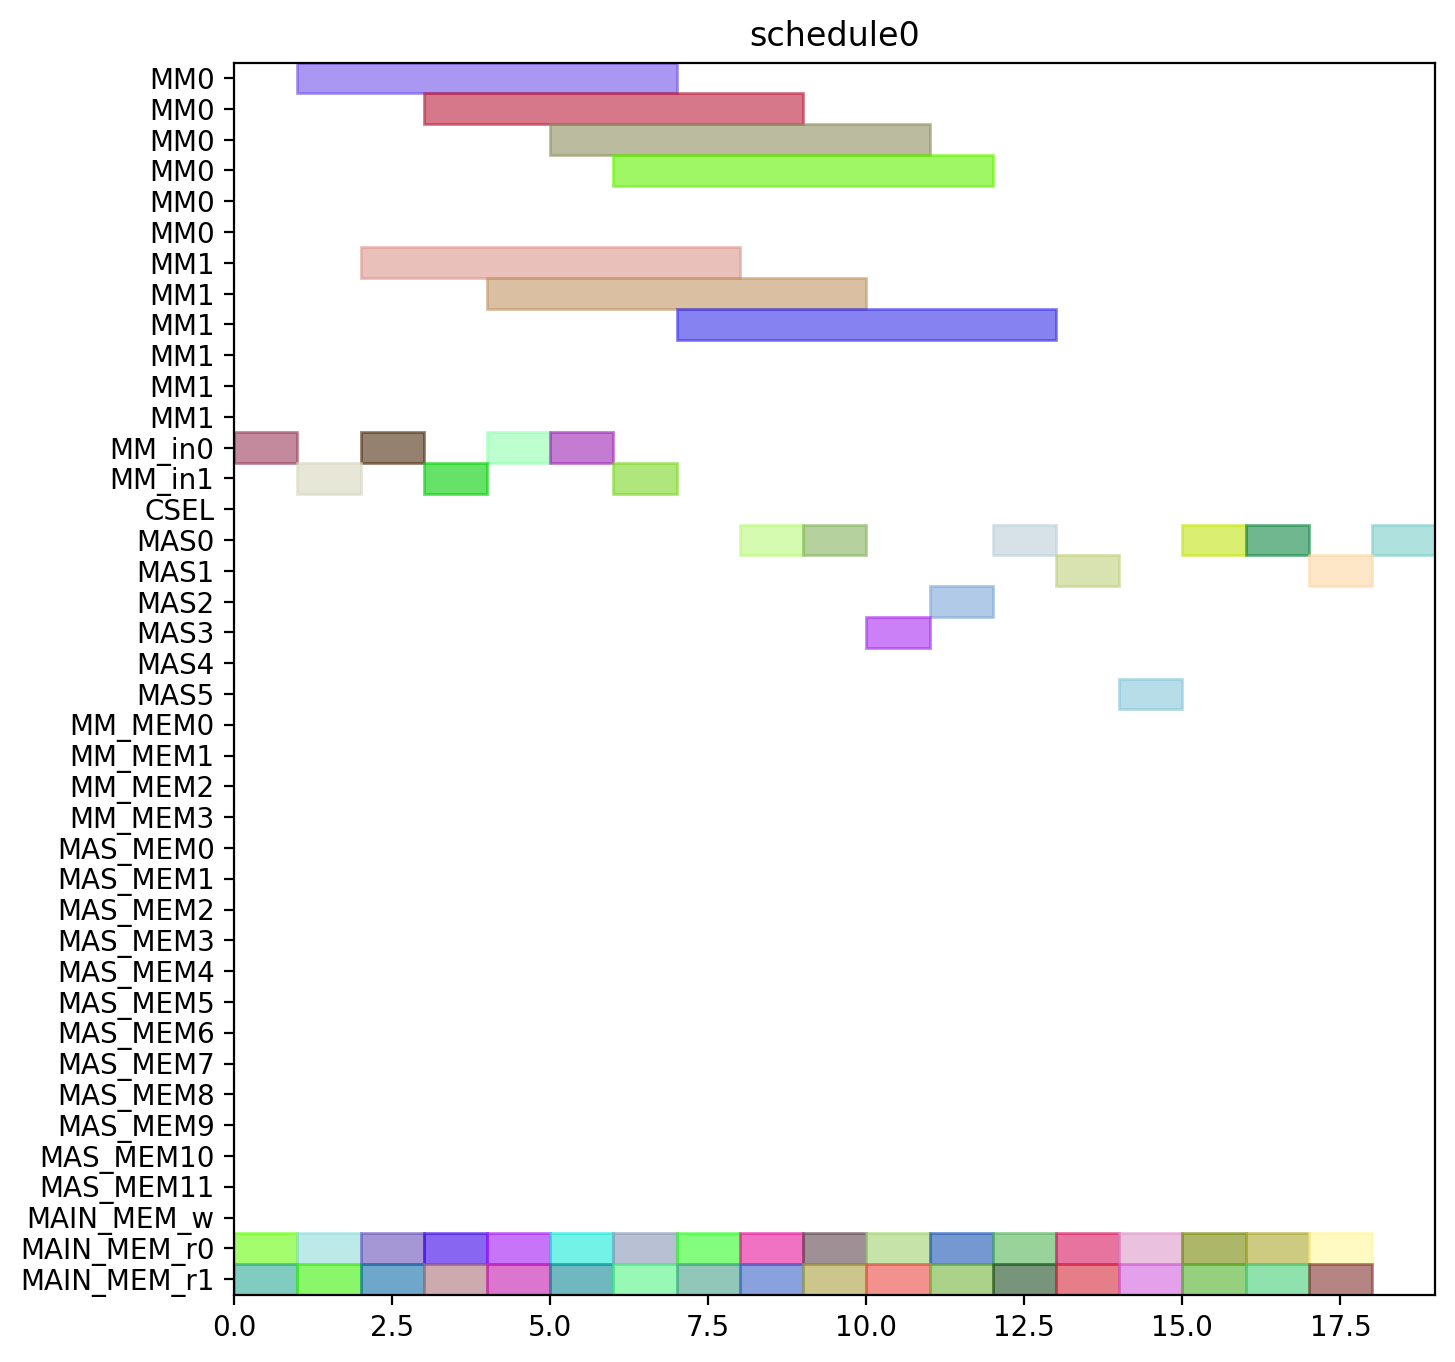

Source code (Python):
from pyschedule import Scenario, solvers, plotters, alt


def solve():
	horizon = 120
	S = Scenario("schedule0", horizon=horizon)

	# resource
	MM = S.Resources('MM', num=2, size=6)
	MM_in = S.Resources('MM_in', num=2)
	CSEL = S.Resource('CSEL')
	MAS = S.Resources('MAS', num=6, size=1, periods=range(1, horizon))
	MM_MEM = S.Resources('MM_MEM', num=4)
	MAS_MEM = S.Resources('MAS_MEM', num=12)
	MAIN_MEM_w = S.Resource('MAIN_MEM_w', size=1)
	MAIN_MEM_r = S.Resources('MAIN_MEM_r', num=2)

	# result of previous scheduling

	# new tasks
	t0_t0 = S.Task('t0_t0', length=1, delay_cost=1)
	t0_t0 += alt(MAS)
	t0_t0_mem0 = S.Task('t0_t0_mem0', length=1, delay_cost=1)
	t0_t0_mem0 += MAIN_MEM_r[0]
	S += t0_t0_mem0 <= t0_t0

	t0_t0_mem1 = S.Task('t0_t0_mem1', length=1, delay_cost=1)
	t0_t0_mem1 += MAIN_MEM_r[1]
	S += t0_t0_mem1 <= t0_t0

	t0_t1 = S.Task('t0_t1', length=1, delay_cost=1)
	t0_t1 += alt(MAS)
	t0_t1_mem0 = S.Task('t0_t1_mem0', length=1, delay_cost=1)
	t0_t1_mem0 += MAIN_MEM_r[0]
	S += t0_t1_mem0 <= t0_t1

	t0_t1_mem1 = S.Task('t0_t1_mem1', length=1, delay_cost=1)
	t0_t1_mem1 += MAIN_MEM_r[1]
	S += t0_t1_mem1 <= t0_t1

	t0_t3 = S.Task('t0_t3', length=6, delay_cost=1)
	t0_t3 += alt(MM)
	t0_t3_in = S.Task('t0_t3_in', length=1, delay_cost=1)
	t0_t3_in += alt(MM_in)
	S += t0_t3_in*MM_in[0]<=t0_t3*MM[0]
	S += t0_t3_in*MM_in[1]<=t0_t3*MM[1]
	t0_t3_mem0 = S.Task('t0_t3_mem0', length=1, delay_cost=1)
	t0_t3_mem0 += MAIN_MEM_r[0]
	S += t0_t3_mem0 <= t0_t3

	t0_t3_mem1 = S.Task('t0_t3_mem1', length=1, delay_cost=1)
	t0_t3_mem1 += MAIN_MEM_r[1]
	S += t0_t3_mem1 <= t0_t3

	t1_t0 = S.Task('t1_t0', length=1, delay_cost=1)
	t1_t0 += alt(MAS)
	t1_t0_mem0 = S.Task('t1_t0_mem0', length=1, delay_cost=1)
	t1_t0_mem0 += MAIN_MEM_r[0]
	S += t1_t0_mem0 <= t1_t0

	t1_t0_mem1 = S.Task('t1_t0_mem1', length=1, delay_cost=1)
	t1_t0_mem1 += MAIN_MEM_r[1]
	S += t1_t0_mem1 <= t1_t0

	t1_t1 = S.Task('t1_t1', length=1, delay_cost=1)
	t1_t1 += alt(MAS)
	t1_t1_mem0 = S.Task('t1_t1_mem0', length=1, delay_cost=1)
	t1_t1_mem0 += MAIN_MEM_r[0]
	S += t1_t1_mem0 <= t1_t1

	t1_t1_mem1 = S.Task('t1_t1_mem1', length=1, delay_cost=1)
	t1_t1_mem1 += MAIN_MEM_r[1]
	S += t1_t1_mem1 <= t1_t1

	t1_t3 = S.Task('t1_t3', length=6, delay_cost=1)
	t1_t3 += alt(MM)
	t1_t3_in = S.Task('t1_t3_in', length=1, delay_cost=1)
	t1_t3_in += alt(MM_in)
	S += t1_t3_in*MM_in[0]<=t1_t3*MM[0]
	S += t1_t3_in*MM_in[1]<=t1_t3*MM[1]
	t1_t3_mem0 = S.Task('t1_t3_mem0', length=1, delay_cost=1)
	t1_t3_mem0 += MAIN_MEM_r[0]
	S += t1_t3_mem0 <= t1_t3

	t1_t3_mem1 = S.Task('t1_t3_mem1', length=1, delay_cost=1)
	t1_t3_mem1 += MAIN_MEM_r[1]
	S += t1_t3_mem1 <= t1_t3

	t2_t2 = S.Task('t2_t2', length=1, delay_cost=1)
	t2_t2 += alt(MAS)
	t2_t2_mem0 = S.Task('t2_t2_mem0', length=1, delay_cost=1)
	t2_t2_mem0 += MAIN_MEM_r[0]
	S += t2_t2_mem0 <= t2_t2

	t2_t2_mem1 = S.Task('t2_t2_mem1', length=1, delay_cost=1)
	t2_t2_mem1 += MAIN_MEM_r[1]
	S += t2_t2_mem1 <= t2_t2

	t5_t0 = S.Task('t5_t0', length=6, delay_cost=1)
	t5_t0 += alt(MM)
	t5_t0_in = S.Task('t5_t0_in', length=1, delay_cost=1)
	t5_t0_in += alt(MM_in)
	S += t5_t0_in*MM_in[0]<=t5_t0*MM[0]
	S += t5_t0_in*MM_in[1]<=t5_t0*MM[1]
	t5_t0_mem0 = S.Task('t5_t0_mem0', length=1, delay_cost=1)
	t5_t0_mem0 += MAIN_MEM_r[0]
	S += t5_t0_mem0 <= t5_t0

	t5_t0_mem1 = S.Task('t5_t0_mem1', length=1, delay_cost=1)
	t5_t0_mem1 += MAIN_MEM_r[1]
	S += t5_t0_mem1 <= t5_t0

	t5_t1 = S.Task('t5_t1', length=6, delay_cost=1)
	t5_t1 += alt(MM)
	t5_t1_in = S.Task('t5_t1_in', length=1, delay_cost=1)
	t5_t1_in += alt(MM_in)
	S += t5_t1_in*MM_in[0]<=t5_t1*MM[0]
	S += t5_t1_in*MM_in[1]<=t5_t1*MM[1]
	t5_t1_mem0 = S.Task('t5_t1_mem0', length=1, delay_cost=1)
	t5_t1_mem0 += MAIN_MEM_r[0]
	S += t5_t1_mem0 <= t5_t1

	t5_t1_mem1 = S.Task('t5_t1_mem1', length=1, delay_cost=1)
	t5_t1_mem1 += MAIN_MEM_r[1]
	S += t5_t1_mem1 <= t5_t1

	t5_t2 = S.Task('t5_t2', length=1, delay_cost=1)
	t5_t2 += alt(MAS)
	t5_t2_mem0 = S.Task('t5_t2_mem0', length=1, delay_cost=1)
	t5_t2_mem0 += MAIN_MEM_r[0]
	S += t5_t2_mem0 <= t5_t2

	t5_t2_mem1 = S.Task('t5_t2_mem1', length=1, delay_cost=1)
	t5_t2_mem1 += MAIN_MEM_r[1]
	S += t5_t2_mem1 <= t5_t2

	t5_t3 = S.Task('t5_t3', length=1, delay_cost=1)
	t5_t3 += alt(MAS)
	t5_t3_mem0 = S.Task('t5_t3_mem0', length=1, delay_cost=1)
	t5_t3_mem0 += MAIN_MEM_r[0]
	S += t5_t3_mem0 <= t5_t3

	t5_t3_mem1 = S.Task('t5_t3_mem1', length=1, delay_cost=1)
	t5_t3_mem1 += MAIN_MEM_r[1]
	S += t5_t3_mem1 <= t5_t3

	t7_t0 = S.Task('t7_t0', length=1, delay_cost=1)
	t7_t0 += alt(MAS)
	t7_t0_mem0 = S.Task('t7_t0_mem0', length=1, delay_cost=1)
	t7_t0_mem0 += MAIN_MEM_r[0]
	S += t7_t0_mem0 <= t7_t0

	t7_t0_mem1 = S.Task('t7_t0_mem1', length=1, delay_cost=1)
	t7_t0_mem1 += MAIN_MEM_r[1]
	S += t7_t0_mem1 <= t7_t0

	t7_t1 = S.Task('t7_t1', length=1, delay_cost=1)
	t7_t1 += alt(MAS)
	t7_t1_mem0 = S.Task('t7_t1_mem0', length=1, delay_cost=1)
	t7_t1_mem0 += MAIN_MEM_r[0]
	S += t7_t1_mem0 <= t7_t1

	t7_t1_mem1 = S.Task('t7_t1_mem1', length=1, delay_cost=1)
	t7_t1_mem1 += MAIN_MEM_r[1]
	S += t7_t1_mem1 <= t7_t1

	t7_t3 = S.Task('t7_t3', length=6, delay_cost=1)
	t7_t3 += alt(MM)
	t7_t3_in = S.Task('t7_t3_in', length=1, delay_cost=1)
	t7_t3_in += alt(MM_in)
	S += t7_t3_in*MM_in[0]<=t7_t3*MM[0]
	S += t7_t3_in*MM_in[1]<=t7_t3*MM[1]
	t7_t3_mem0 = S.Task('t7_t3_mem0', length=1, delay_cost=1)
	t7_t3_mem0 += MAIN_MEM_r[0]
	S += t7_t3_mem0 <= t7_t3

	t7_t3_mem1 = S.Task('t7_t3_mem1', length=1, delay_cost=1)
	t7_t3_mem1 += MAIN_MEM_r[1]
	S += t7_t3_mem1 <= t7_t3

	t10_t0 = S.Task('t10_t0', length=6, delay_cost=1)
	t10_t0 += alt(MM)
	t10_t0_in = S.Task('t10_t0_in', length=1, delay_cost=1)
	t10_t0_in += alt(MM_in)
	S += t10_t0_in*MM_in[0]<=t10_t0*MM[0]
	S += t10_t0_in*MM_in[1]<=t10_t0*MM[1]
	t10_t0_mem0 = S.Task('t10_t0_mem0', length=1, delay_cost=1)
	t10_t0_mem0 += MAIN_MEM_r[0]
	S += t10_t0_mem0 <= t10_t0

	t10_t0_mem1 = S.Task('t10_t0_mem1', length=1, delay_cost=1)
	t10_t0_mem1 += MAIN_MEM_r[1]
	S += t10_t0_mem1 <= t10_t0

	t10_t1 = S.Task('t10_t1', length=6, delay_cost=1)
	t10_t1 += alt(MM)
	t10_t1_in = S.Task('t10_t1_in', length=1, delay_cost=1)
	t10_t1_in += alt(MM_in)
	S += t10_t1_in*MM_in[0]<=t10_t1*MM[0]
	S += t10_t1_in*MM_in[1]<=t10_t1*MM[1]
	t10_t1_mem0 = S.Task('t10_t1_mem0', length=1, delay_cost=1)
	t10_t1_mem0 += MAIN_MEM_r[0]
	S += t10_t1_mem0 <= t10_t1

	t10_t1_mem1 = S.Task('t10_t1_mem1', length=1, delay_cost=1)
	t10_t1_mem1 += MAIN_MEM_r[1]
	S += t10_t1_mem1 <= t10_t1

	t10_t2 = S.Task('t10_t2', length=1, delay_cost=1)
	t10_t2 += alt(MAS)
	t10_t2_mem0 = S.Task('t10_t2_mem0', length=1, delay_cost=1)
	t10_t2_mem0 += MAIN_MEM_r[0]
	S += t10_t2_mem0 <= t10_t2

	t10_t2_mem1 = S.Task('t10_t2_mem1', length=1, delay_cost=1)
	t10_t2_mem1 += MAIN_MEM_r[1]
	S += t10_t2_mem1 <= t10_t2

	t10_t3 = S.Task('t10_t3', length=1, delay_cost=1)
	t10_t3 += alt(MAS)
	t10_t3_mem0 = S.Task('t10_t3_mem0', length=1, delay_cost=1)
	t10_t3_mem0 += MAIN_MEM_r[0]
	S += t10_t3_mem0 <= t10_t3

	t10_t3_mem1 = S.Task('t10_t3_mem1', length=1, delay_cost=1)
	t10_t3_mem1 += MAIN_MEM_r[1]
	S += t10_t3_mem1 <= t10_t3

	solvers.mip.solve(S,msg=1,kind='CPLEX',ratio_gap=1.01)

	solution = [['hoge']*len(S.solution()[1]) for i in range(len(S.solution()))]
	for i in range(len(S.solution())):
		for j in range(len(S.solution()[i])):
			solution[i][j]=str(S.solution()[i][j])
	print(solution)

	cycles = int(solution[-1][3])

	pic_file_name = "/home/mfukuda/ABE/multiRAM_multiMAS_16mux/scheduling_result/stage6MM2_stage1MAS6/EP2_DBL_w_EVAL/schedule0.png"
	if(S.solution() != []):
		plotters.matplotlib.plot(S,img_filename=pic_file_name, show_task_labels=False, fig_size=(cycles*0.25+3, 8))

	return solution
